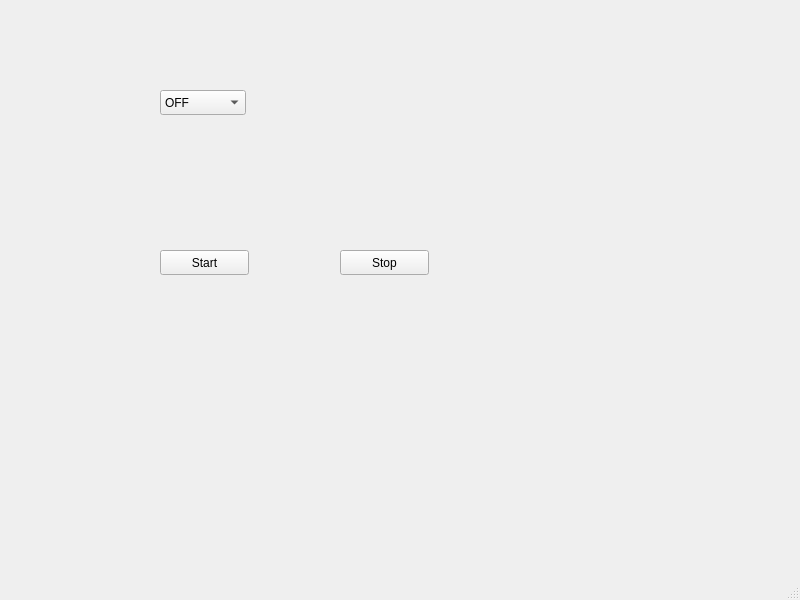
<?xml version="1.0" encoding="UTF-8"?>
<ui version="4.0">
 <class>MainWindow</class>
 <widget class="QMainWindow" name="MainWindow">
  <property name="geometry">
   <rect>
    <x>0</x>
    <y>0</y>
    <width>800</width>
    <height>600</height>
   </rect>
  </property>
  <property name="windowTitle">
   <string>MainWindow</string>
  </property>
  <widget class="QWidget" name="centralwidget">
   <widget class="QComboBox" name="comboBox">
    <property name="geometry">
     <rect>
      <x>160</x>
      <y>90</y>
      <width>86</width>
      <height>25</height>
     </rect>
    </property>
    <item>
     <property name="text">
      <string>OFF</string>
     </property>
    </item>
    <item>
     <property name="text">
      <string>SLEEP</string>
     </property>
    </item>
    <item>
     <property name="text">
      <string>ECO1</string>
     </property>
    </item>
    <item>
     <property name="text">
      <string>ECO2</string>
     </property>
    </item>
    <item>
     <property name="text">
      <string>ECO0</string>
     </property>
    </item>
   </widget>
   <widget class="QPushButton" name="pushButton">
    <property name="geometry">
     <rect>
      <x>160</x>
      <y>250</y>
      <width>89</width>
      <height>25</height>
     </rect>
    </property>
    <property name="text">
     <string>Start</string>
    </property>
   </widget>
   <widget class="QPushButton" name="pushButton_2">
    <property name="geometry">
     <rect>
      <x>340</x>
      <y>250</y>
      <width>89</width>
      <height>25</height>
     </rect>
    </property>
    <property name="text">
     <string>Stop</string>
    </property>
   </widget>
  </widget>
  <widget class="QMenuBar" name="menubar">
   <property name="geometry">
    <rect>
     <x>0</x>
     <y>0</y>
     <width>800</width>
     <height>22</height>
    </rect>
   </property>
  </widget>
  <widget class="QStatusBar" name="statusbar"/>
 </widget>
 <resources/>
 <connections/>
</ui>
